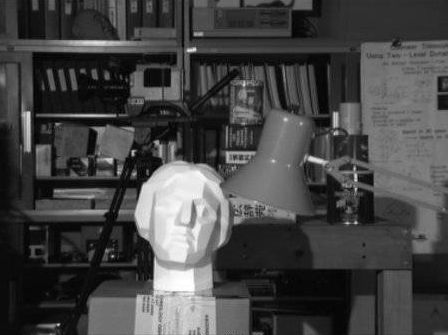
#> input picture algorithms/images/test.png, 448 x 335 px
$ jupyter execute --allow-errors 'Local Histogram Equalization.ipynb'   (shell and % lines are left out)   (Python 2 division)   (older library calls are emulated)
#> lines starting #> are read from the running program, lines starting #| are printed output that depends on the picture
# Algorithms.md

-------

-------

# Describe Approach

## Algorithm

**Description:**

Divide image into 64 equally sized regions.  These regions will be categories into 3 groups: Corner Regions (CR), Border Regions (BR), and Inner Regions (IR), and the number of regions in each group is 4, 24, and 36 respectively.  Now we have to calculate the mapping function for the histogram of each of the regions, which we can do by scaling the CDF of each histogram by $\frac{N - 1}{M}$ where $M$ is the number of pixels in a region, and $N$ is the number of different grayscale pixel intensities.  This mapping function is used to convert each histogram to approximate the probability density funciton of a uniform distribution.

Since just doing AHE can lead to overaplimication of noise, we perform contrast limiting on each of the regional histograms to prevent this.  We accomplish this by calculating a clip limit $\beta$ for which to clip all the histograms.  I.e. we limit the maxiumum number of counts for each grayscale pixel intensity value to $\beta$.  All extra counts beyond this limit are uniformly distributed among the grayscale values with counts less than the clip limit.

And the last step is to modify the mapping for each pixel by scaling it according to a weighted-sum of its four nearest regions.

[//]: <> (In normal histogram equalization, the standard procedure is to re-map grayscales of an image so that the resulting histogram approximates that of a uniform distribution.  This has limitations though, as the distributions of grayscales, i.e. histograms, can change from one region of the image to another, so an adaptive histogram equilization technique may produce better results.)

[//]: <> (The contrast limiting part of the transformation has to do with preventing the overamplification of noise that adaptive histogram equalization can give rise to.  By contrast limiting each regional histogram, )

**Inputs:**
  1. The array of an image.
  2. The clip limit, which is the contrast limit for each grayscale value (default is 40)
  3. Tile grid size, which is a tuple of the dimensions that the image is going to be partitioned into (default is (8, 8))

**Outputs:** The contrast limited adaptive histogram equalized image array.

### Pseudocode

Let $h_{i,j}(x)$ be the histogram of the region with coordinates (i, j)

**function** clahe ($imageArr$, $clipLimit$, $tileGridSize$)
  1. Partition the image into the specified number of regions based on tileGridSize, and put the regions into 3 groups Corner Region (CR), Border Region (BR), and Inner Region (IR)
  2. **foreach** pixel in IR
      1. Let $p_{old}$ be the old pixel intensity
      2. newPixelIntensity = $\frac{s}{r+s} (\frac{y}{x+y} mapping(i-1,j-1, p_{old}) + \frac{x}{x+y} mapping(i,j-1, p_{old})) + \frac{r}{r+s} (\frac{y}{x+y} mapping(i-1,j, p_{old}) + \frac{x}{x+y} mapping(i,j, p_{old}))$
  3. **endfor**
  4. **foreach** pixel in the right side BR in quadrants 2, 4
      1. Let $p_{old}$ be the old pixel intensity
      2. newPixelIntensity = $\frac{s}{r+s} mapping(i,j-1, p_{old}) + \frac{r}{r+s} mapping(i,j, p_{old})$
  5. **endfor**
  6. Repeat step 4 with the respective pixels in the other border region sides (left, top, bottom)
  7. **foreach** pixel in the top left CR in quadrant 1
      1. Let $p_{old}$ be the old pixel intensity
      2. newPixelIntensity = $mapping(i,j, p_{old})$
  8. **endfor**
**endfunction**

-------

**function** mapping (x, y, grayscaleVal)
  1. M = number of pixels in the region with coordinates (x, y)
  2. N = 256
  3. remappedVal = $\frac{N-1}{M} \cdot \sum_{k=0}^{grayscaleVal} h_{i,j} (k)$
  4. return remappedVal
**endfunction**

  where grayscaleVal is an integer in [0, 255]

-------

**function** redistribute (imageArr, clipLimit)
  1. Excess = 0
  2. N = 256
  3. **for** n = 0, 1, 2, ..., N-1
      1. **if** $h(n) > \beta$
          1. Excess = Excess + $h(n) - \beta$
          2. $h(n)$ = $\beta$
      2. **endif**
  4. **endfor**
  5. m = Excess / N
  6. **for** n = 0, 1, 2, ..., N-1
      1. **if** $h(n) \leq \beta - m$
          1. $h(n) = h(n) + m$
          2. Excess = Excess - $m$
      2. **elseif** $h(n) \leq \beta$
          1. Excess = Excess - $\beta + h(n)$
          2. $h(n) = \beta$
      3. **endif**
  7. **endfor**
  8. **while** Excess > 0
      1. **for** n = 0, 1, 2, ..., N-1
          1. **if** Excess $\geq 0$
              1. **if** $h(n) \leq \beta$
                  1. $h(n) = h(n) + 1$
                  2. Excess = Excess - 1
              2. **endif**
          2. **endif**
      2. **endfor**
  9. **endwhile**

**endfunction**


-------

-------

## Simulation

#### Easy
- Data will be a grayscale image composed of regions with different histogram shapes (i.e. regions that are significantly ligher or darker than other parts of the image).
  - 10 of them will be generated from 2 histograms
  - 10 of them will be generated from 4 histograms

We expect CLAHE to do well in this situation because the it is adaptive, meaning it remapps each grayscale value of each pixel based on the pixel's closest regions, not globally.

#### Failure
- 1-D vector of 20 observations, two clusters with
  - 10 of them class 0 with values between -1 and 1, and
  - 10 of them class 1 with values between -5 and 5

We expect k-means to fail in this case because the means of the two classes are the same, though the distributions from which they're sampled has a different variance.

## Analysis

#### Qualitative visualizations
We will use a scatter plot in which the clusters are shown as the colour of the points belonging to them, with a legend identifying cluster ID. We will plot, next to this, the true cluster memberships.

#### Quantitative score
We will use the *truth* function (i.e. sum of 0-1 loss divided by N), which returns the sum of 1s if values match and 0s if they do not, divided by the total number of points. Because cluster value is arbitrary, we will first sort the clusters to be in ascending order based on their center.

#### Summary plot
We will use a histogram of the performance (i.e. portion of the points labeled correctly) to summarize the quantitative performance over a series of simulations.

#### P-value &  test statistic
We will create a null distribution by running a permutation test (i.e. randomly assigning cluster labels to points and recording the distribution of performance as defined by the misclassification rate), and the p-value will be reported as 1 minus the fraction of times the algorithm performs better than points in the null distribution.

# Write Code

## Simulation

[cell 1]

from matplotlib import pyplot as plt
import numpy as np
import cv2

# from ndreg import *
# import ndio.remote.neurodata as neurodata
# import nibabel as nib

Constructing easy simulation image:
- constructing image from histogram
- histogram consists of 2 regions, top and bottom, where the histogram shapes are different.

[cell 2]
def plot_hist(im, title=''):
    hist,bins = np.histogram(im.flatten(),256,[0,256])

    cdf = hist.cumsum()
    cdf_normalized = cdf * hist.max()/ cdf.max()

    plt.plot(cdf_normalized, color = 'b')
    plt.hist(im.flatten(),256,[0,256], color = 'r')
    plt.title(title)
    plt.xlim([0,256])
    plt.legend(('cdf','histogram'), loc = 'upper left')
    plt.show()

[cell 3]
def gen_top(show=False):
    # mean and standard deviation
#> called with show = True
    mu = np.random.randint(0, 129)
    sigma = np.random.randint(10, 100)
    print(mu)
    print(sigma)
    top = np.random.normal(mu, sigma, 5000)

    # count, bins, ignored = plt.hist(top, 40)
    # plt.show()

    count = 0
    real_top = []
    for element in top:
        if element < 0 or element > 255:
            count += 1
        else:
            real_top.append(int(element))
    print count
    # print(real_top)

    real_top = np.array(real_top)

    remainder = np.random.uniform(0, 100, count)
    # print(remainder)

    final_top = np.concatenate((real_top, remainder))

    if show == True:
        count, bins, ignored = plt.hist(final_top, 40)
        plt.show()
#> figure, not shown here; tallest bar 278 high, from x = 38.1 to 44.45

    return final_top

[cell 4]
final_top = gen_top(True)

[cell 5]
def gen_bot(show=False):
    # mean and standard deviation
#> called with show = True
    mu = np.random.randint(128, 256)
    sigma = np.random.randint(10, 100)
    print(mu)
    print(sigma)
    bot = np.random.normal(mu, sigma, 5000)

    # count, bins, ignored = plt.hist(bot, 40)
    # plt.show()

    count = 0
    real_bot = []
    for element in bot:
        if element < 0 or element > 255:
            count += 1
        else:
            real_bot.append(int(element))
    print count
    # print(real_bot)

    real_bot = np.array(real_bot)

    remainder = np.random.uniform(100, 256, count)
    # print(remainder)

    final_bot = np.concatenate((real_bot, remainder))

    if show == True:
        count, bins, ignored = plt.hist(final_bot, 40)
        plt.show()
#> figure, not shown here; tallest bar 219 high, from x = 184.9 to 191.2

    return final_bot

[cell 6]
final_bot = gen_bot(True)

[cell 7]
def gen_easy1():
    top = gen_top()
    bot = gen_bot()

    sim_im_flat = np.concatenate((top, bot))

    sim_im = cv2.imread('images/test.png')
    sim_im = cv2.cvtColor(sim_im, cv2.COLOR_BGR2GRAY)

    sim_im = sim_im[0:100,0:100]

    for i in range(0, 50):
        for j in range(0, 100):
            sim_im[i, j] = sim_im_flat[i * 100 + j]

    for i in range(50, 100):
        for j in range(0, 100):
            sim_im[i, j] = sim_im_flat[i * 100 + j]

    return sim_im

[cell 8]
# sim_im_flat = np.concatenate((final_top, final_bot))

#> (a cell that did not finish here is left out)

[cell 10]
sim_im = cv2.imread('images/test.png')
#> sim_im is the input picture: shape (335, 448, 3); min 0, max 255, mean 68.9
sim_im = cv2.cvtColor(sim_im, cv2.COLOR_BGR2GRAY)
#> sim_im: shape (335, 448)

sim_im = sim_im[0:100,0:100]
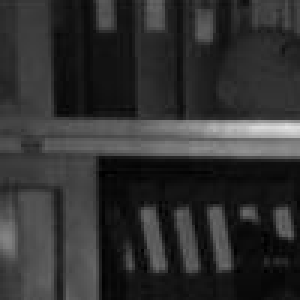
#> sim_im: shape (100, 100) (shown 3 times larger); min 0, max 227, mean 49

#> (a cell that did not finish here is left out)

### Simulation Image

[cell 12]
plt.imshow(sim_im, cmap='gray')
plt.show()

[cell 13]
hist,bins = np.histogram(sim_im.flatten(),256,[0,256])
#> hist = 256 values, max 309 at index 18, min 0 at index 153, mean 39.06; bins = 257 values from 0 to 256

cdf = hist.cumsum()
#> cdf = 256 values from 7 to 10000
cdf_normalized = cdf * hist.max()/ cdf.max()
#> cdf_normalized = 256 values from 0 to 309

plt.plot(cdf_normalized, color = 'b')
plt.hist(sim_im.flatten(),256,[0,256], color = 'r')
plt.xlim([0,256])
plt.legend(('cdf','histogram'), loc = 'upper left')
plt.show()
#> figure, not shown here; curve peaks at x = 227, y = 309

### Applying clahe

[cell 14]
# create a CLAHE object (Arguments are optional).
# clahe = cv2.createCLAHE(clipLimit=2.0, tileGridSize=(8,8))
clahe = cv2.createCLAHE()
sim_im_clahe = clahe.apply(sim_im)
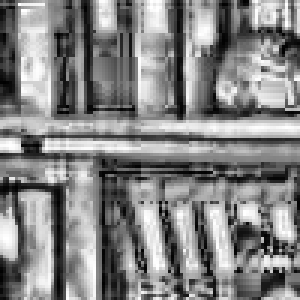
#> sim_im_clahe: shape (100, 100) (shown 3 times larger); min 1, max 255, mean 132.1

[cell 15]
plt.imshow(sim_im_clahe, cmap='gray')
plt.show()

[cell 16]
sim_im_top = sim_im[0:50, 0:100]
sim_im_bot = sim_im[50:100, 0:100]

clahe_top = sim_im_clahe[0:50, 0:100]
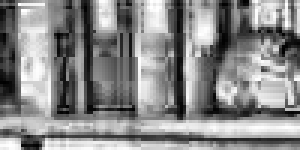
#> clahe_top: shape (50, 100) (shown 3 times larger); min 1, max 255, mean 136.5
clahe_bot = sim_im_clahe[50:100, 0:100]
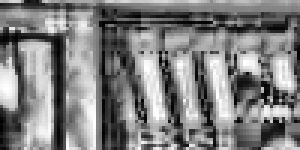
#> clahe_bot: shape (50, 100) (shown 3 times larger); min 1, max 255, mean 127.7

[cell 17]
plot_hist(sim_im_top, 'top without clahe')
#> in plot_hist, `hist,bins = np.histogram(im.flatten(),256,[0,256])`: hist = 256 values, max 163 at index 18, min 0 at index 0, mean 19.53; bins = 257 values from 0 to 256
#> in plot_hist, `cdf = hist.cumsum()`: cdf = 256 values from 0 to 5000
#> in plot_hist, `cdf_normalized = cdf * hist.max()/ cdf.max()`: cdf_normalized = 256 values from 0 to 163
plot_hist(clahe_top, 'top with clahe')
#> call 2 of plot_hist, with title = 'top with clahe'
#> in plot_hist (call 2), `hist,bins = np.histogram(im.flatten(),256,[0,256])`: hist = 256 values, max 36 at index 112, min 0 at index 0, mean 19.53
#> in plot_hist (call 2), `cdf_normalized = cdf * hist.max()/ cdf.max()`: cdf_normalized = 256 values from 0 to 36
#> in plot_hist (call 2), `plt.show()`:
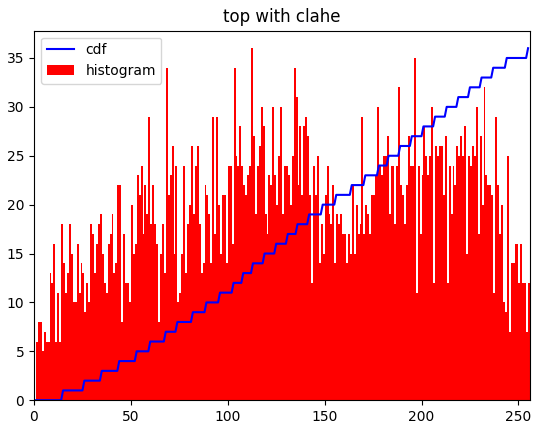
#> figure drawn by matplotlib, 1 panel; tallest bar 36 high, from x = 112 to 113; curve peaks at x = 255, y = 36

#### Analysis
**Analysis**
As you can see, the histogram is more evenly spread, thus the slope of the cdf is lower.

[cell 18]
plot_hist(sim_im_bot, 'bot without clahe')
#> call 3 of plot_hist, with title = 'bot without clahe'
#> in plot_hist (call 3), `hist,bins = np.histogram(im.flatten(),256,[0,256])`: hist = 256 values, max 176 at index 19, min 0 at index 110, mean 19.53
#> in plot_hist (call 3), `cdf = hist.cumsum()`: cdf = 256 values from 7 to 5000
#> in plot_hist (call 3), `cdf_normalized = cdf * hist.max()/ cdf.max()`: cdf_normalized = 256 values from 0 to 176
#> in plot_hist (call 3), `plt.show()`:
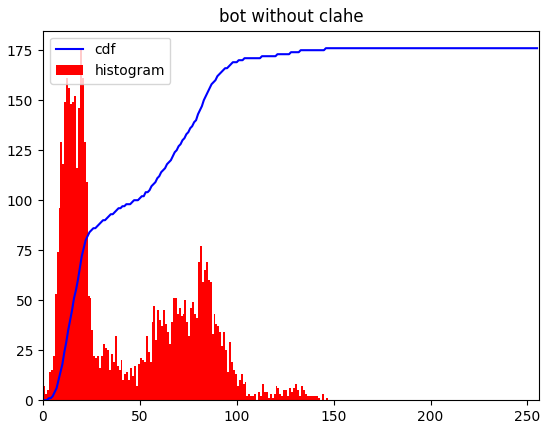
#> figure drawn by matplotlib, 1 panel; tallest bar 176 high, from x = 19 to 20; curve peaks at x = 146, y = 176
plot_hist(clahe_bot, 'bot with clahe')

[cell 19]
histeq = cv2.equalizeHist(sim_im)
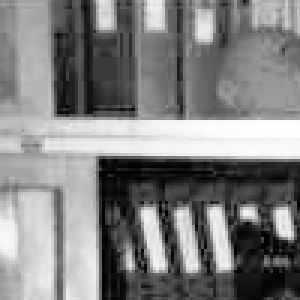
#> histeq: shape (100, 100) (shown 3 times larger); min 0, max 255, mean 128.9

[cell 20]
plt.imshow(histeq, cmap='gray')
plt.title('global')
plt.show()

plt.imshow(sim_im_clahe, cmap='gray')
plt.title('clahe')
plt.show()

### Comparison to Global histogram equalization

In the above two images, you can see that the image after clahe reveals more of the details of the image than the global histogram equalization one does.

[cell 21]
histeq_top = histeq[0:50, 0:100]
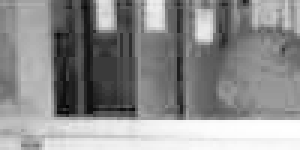
#> histeq_top: shape (50, 100) (shown 3 times larger); min 2, max 255, mean 141
histeq_bot = histeq[50:100, 0:100]
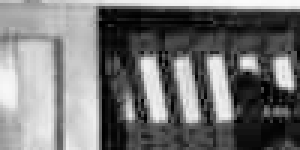
#> histeq_bot: shape (50, 100) (shown 3 times larger); min 0, max 251, mean 116.9

plot_hist(histeq_top, 'Top w/ global')
#> in plot_hist (call 5), `hist,bins = np.histogram(im.flatten(),256,[0,256])`: hist = 256 values, max 163 at index 58, min 0 at index 0, mean 19.53
#> in plot_hist (call 5), `cdf_normalized = cdf * hist.max()/ cdf.max()`: cdf_normalized = 256 values from 0 to 163
#> in plot_hist (call 5), `plt.show()`:
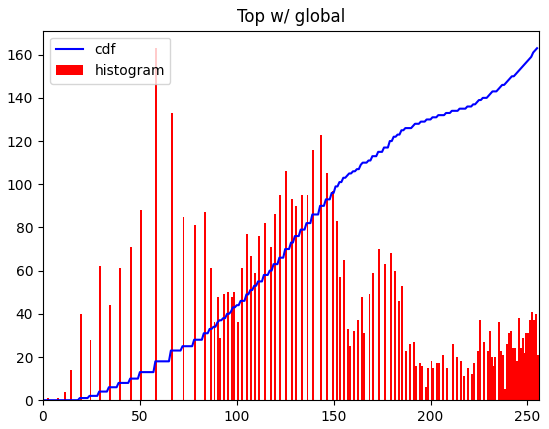
#> figure drawn by matplotlib, 1 panel; tallest bar 163 high, from x = 58 to 59; curve peaks at x = 255, y = 163
plot_hist(clahe_top, 'Top w/ clahe')
